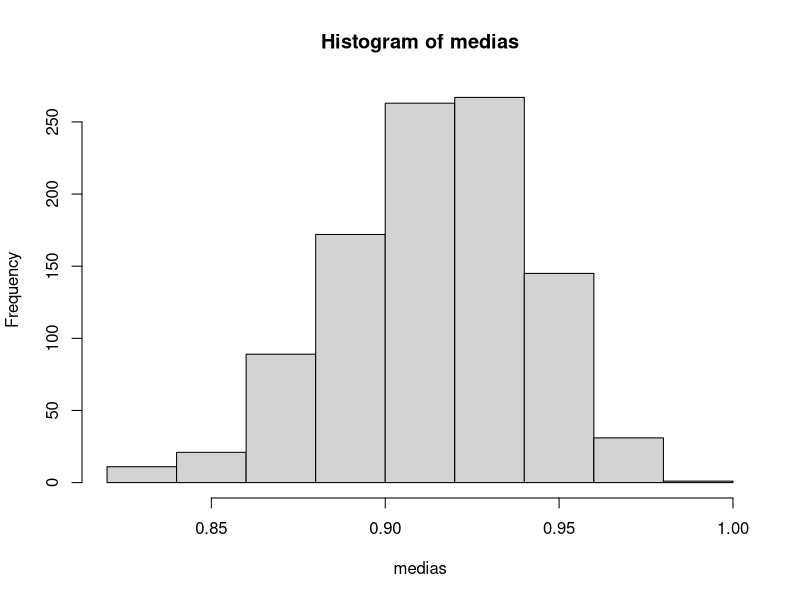
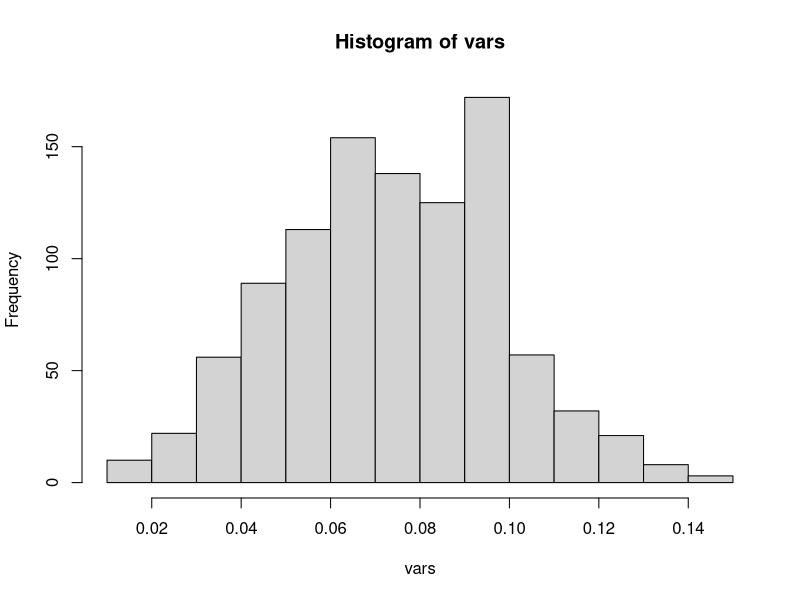

Source code (R) for these figures, in order:
## ---- chunk 1
circ <- function(x,y){
  x^2+y^2
}

experimentos<-function(n=100) {
  result=c()
  for(i in 1:n){
    u<-runif(1)
    v<-runif(1)
    if(circ(u,v)<=1){
      result[i]=1
    }
    else{
      result[i]=0
    }
  }
  return(result)
}

calculoMediaVarProp<-function(vectorDatos) {
  #Calculamos la Media Muestral
  n <- length(vectorDatos)
  media<- sum(vectorDatos)/n
  #Calculamos la varianza muestral
  ss<-media*(1-media)
  # Retirnamos la media, la variazna y los datos con los que se realizaron los calculos
  return(list(m=media, s2=ss, datos=vectorDatos))
}

cantInteraIntervProp<-function(errMax=0.01, results=calculoMediaVarProp(experimentos()), interConf=0.95){
  m <- results$m
  s2<- results$s2
  obs<-results$datos
  alpha<-1-interConf
  alphaMed<- alpha/2
  z<-qnorm(1-alphaMed)
  k<- length(obs)
  while ((2*z*sqrt(s2)/sqrt(k))>=errMax) { #verificamos los promedios tengan un error menor a errMax
    # Si el error maximo no es menor que errMax
    obs[k+1]<-experimentos(n=1) #Se ejecuta una simulacion mas y se guarda ###########
    # Se recalcula la media y la varianza
    mn<- m + ((obs[k+1]-m)/(k+1))
    s2 <- mn*(1-mn)
    m <- mn
    k<-k+1
    # El proceso se repite hasta que el error sea menor
  }
  #Retornamos el promedio de tiempo de espera de colapso,la cantidad de iteracciones con error menor a errMax y el intervalo
  intervalo<-z*sqrt(s2)/sqrt(k)
  return(list(m=m, iteraciones=length(obs), inter=intervalo))
}

## ---- chunk 2
resultados<-calculoMediaVarProp(experimentos(100))
results<-cantInteraIntervProp(0.01,resultados,0.95)
sprintf("Probabilidad con un error maximo de 0.01 y un intervalo de confianza de 0.95: %f +- %f ", results$m, results$inter)
sprintf("Cantidad de replicas que permiten el calculo de una buena estimacion de Probabilidad con un error maximo de 0.01 y un intervalo de confianza de 0.95: %d replicas", results$iteraciones)
## ---- chunk 3
calculoMediaVar<-function(vectorDatos) {
  #Calculamos la Media Muestral
  n <- length(vectorDatos)
  media<- sum(vectorDatos)/n
  #Calculamos la varianza muestral
  ss<-sum((vectorDatos-media)^2)/(n-1)
  # Retirnamos la media, la variazna y los datos con los que se realizaron los calculos
  return(list(m=media, s2=ss, datos=vectorDatos))
}

cantInteraIntervProp<-function(errMax=0.01, results=calculoMediaVarProp(experimentos()), interConf=0.95){
  m <- results$m
  s2<- results$s2
  obs<-results$datos
  alpha<-1-interConf
  alphaMed<- alpha/2
  z<-qnorm(1-alphaMed)
  k<- length(obs)
  while ((2*z*sqrt(s2)/sqrt(k))>=errMax) { #verificamos los promedios tengan un error menor a errMax
    # Si el error maximo no es menor que errMax
    obs[k+1]<-experimentos(n=1) #Se ejecuta una simulacion mas y se guarda ###########
    # Se recalcula la media y la varianza
    mn<- m + ((obs[k+1]-m)/(k+1))
    s2 <- (1-(1/k))*s2 + (k+1)*(mn - m)^2
    m <- mn
    k<-k+1
    # El proceso se repite hasta que el error sea menor
  }
  #Retornamos el promedio de tiempo de espera de colapso,la cantidad de iteracciones con error menor a errMax y el intervalo
  intervalo<-z*sqrt(s2)/sqrt(k)
  return(list(m=m, iteraciones=length(obs), inter=intervalo))
}
## ---- chunk 4
f.costo<-function(n=1){
  c<-(-1000)*log(runif(n)) #funcion de costo con media de 2500000
                return(c)
}

procpois.H<-function(T,lambda)
{
S<-vector() #El vector S almacena el tiempo 
t<-0;I<-0  #Se inicializa la variable tiempo
    repeat 
    {
    u1<-runif(1); t<-t-(1/lambda)*log(u1) #Se genera un tiempo t de acuerdo a una                                               distribucion exponencial
      if (t>T){ #Si el tiempo supera el tiempo maximo se rompe el ciclo
        break 
        } 
      else { 
        I<-I+1
        S[I]<-t #Se guarda el tiempo en el vector correspondiente 
        }
    }
return(S)
}

simulacion<-function(lambda=10, Tmax=365, ci=25000, pagos=11000){
  ts<-procpois.H(Tmax,lambda)
  ts[length(ts)+1]<-Inf
  capital<-ci
  j<-1
  positive<-TRUE
  for(i in 1:Tmax){
    capital<-capital+pagos
    while(ts[j]<i){
      capital<-capital-f.costo()
      j<-j+1
    }
    if(capital<=0){
      positive<-FALSE
      break
    }
  }
  return(positive)
}

simulacion2<-function(lambda=10, Tmax=365, ci=25000, pagos=11000){
  ts<-procpois.H(Tmax,lambda)
  capital<-ci
  positive<-TRUE
  for(i in 1:Tmax){
    capital<-capital+pagos
    n_rec<-length(ts[ts>=i-1 & ts<i])
    for(j in 1:n_rec){
    capital<-capital-f.costo()
    }
    if(capital<=0){
      positive<-FALSE
      break
    }
  }
  return(positive)
}

experimentos<-function(nexp=100, lambda=10, Tmax=365, ci=25000, pagos=11000) {
  result<-vector(length=nexp)
  for(i in 1:nexp){
    result[i]<-simulacion(lambda, Tmax, ci, pagos)
  }
  return(result)
}

experimentos2<-function(nexp=100, lambda=10, Tmax=365, ci=25000, pagos=11000) {
  result<-vector(length=nexp)
  for(i in 1:nexp){
    result[i]<-simulacion2(lambda, Tmax, ci, pagos)
  }
  return(result)
}

## ---- chunk 5
resultados<-experimentos2()
prob<-mean(resultados)
print(prob)
## ---- chunk 6
bootstrap<-function(n=100,b=1000,datos=experimentos2(500)){
  media<-mean(datos)
  varmuestral<-(1/(length(datos)-1))*sum((datos-media)^2)
  vars<-c()
  medias<-c()
  for(i in 1:b){
  datosi<-sample(datos, size = n, replace = TRUE)
  mediai<-mean(datosi)
  medias[i]<-mediai
  varmuestrali<-(1/(n-1))*sum((datosi-mediai)^2)
  vars[i]<-varmuestrali
  }
  hist(medias)
  
  hist(vars)
  ecm_media<-sum((medias-media)^2)/b
  print(ecm_media)
  ecm_vars<-sum((vars-varmuestral)^2)/b
  print(ecm_vars)
}
## ---- chunk 7
resultados<-experimentos2(nexp=500)
bootstrap(datos = resultados)
